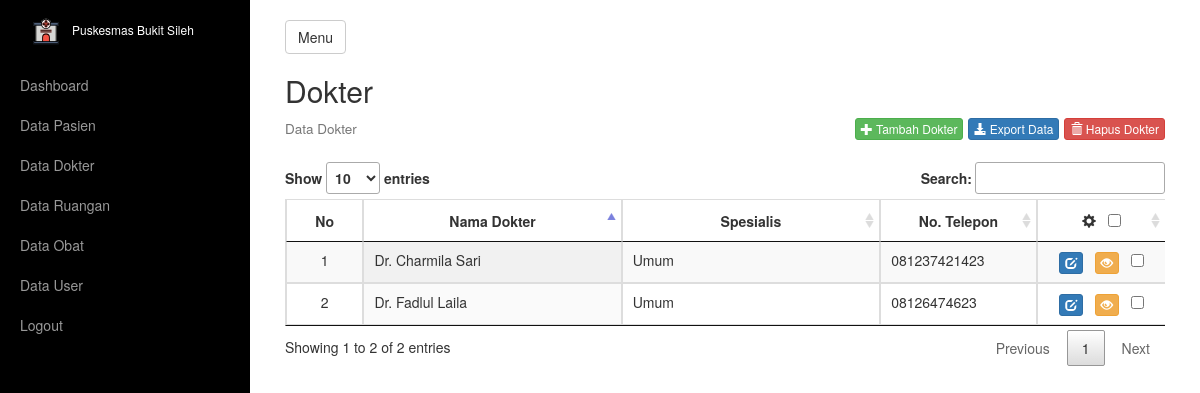
Page /dokter/index.php (signed in) on the committed database.
### tables this page shows
CREATE TABLE `tb_dokter` (
  `id_dokter` varchar(150) NOT NULL,
  `nama_dokter` varchar(200) NOT NULL,
  `jenis_kelamin` enum('Pria','Wanita') NOT NULL,
  `spesialis` varchar(100) NOT NULL,
  `alamat` text NOT NULL,
  `no_telp` varchar(15) NOT NULL
);

### dokter/index.php (the view, shortened to what this page needs)
<?php include_once '../_header.php'; ?>
<div class="box">
    <h2>Dokter</h2>
    <h4 style="margin-bottom: 25px;">
        <small>Data Dokter</small>
        <div class="pull-right">
            <a href="form_dokter.php" class="btn btn-success btn-xs"><i class="glyphicon glyphicon-plus"></i>&nbsp;Tambah Dokter</a>
            <a href="../export/data_dokter.php" class="btn btn-primary btn-xs"><i class="glyphicon glyphicon-download-alt"></i>&nbsp;Export Data</a>
            <button class="btn btn-danger btn-xs" id="hapus_dokter"><i class="glyphicon glyphicon-trash"></i>&nbsp;Hapus Dokter</button>
        </div>
    </h4>
    <form name="proses" method="POST">
        <div class="table-responsive">
            <table id="dataTable" class="display table table-striped table-bordered table-hover" style="width: 100%;">
                <thead>
                    <tr>
                        <th style="width: 5%; text-align: center;">No</th>
                        <th style="width: 20%; text-align: center;">Nama Dokter</th>
                        <th style="width: 20%; text-align: center;">Spesialis</th>
                        <th style="width: 10%; text-align: center;">No. Telepon</th>
                        <th style="width: 10%; text-align: center;"><i class="glyphicon glyphicon-cog"></i> &nbsp; <input type="checkbox" id="select_all"></th>
                    </tr>
                </thead>
                <tbody>
                    <?php
                    $sql_select_dokter = mysqli_query($connect, "SELECT * FROM tb_dokter");
                    while ($data_dokter = mysqli_fetch_array($sql_select_dokter)) {
                    ?>
                        <tr>
                            <td></td>
                            <td><?= $data_dokter['nama_dokter']; ?></td>
                            <td><?= $data_dokter['spesialis']; ?></td>
                            <td><?= $data_dokter['no_telp']; ?></td>
                            <td style="vertical-align: middle; text-align: center;">
                                <a href="form_dokter.php?id=<?= $data_dokter['id_dokter']; ?>" class="btn btn-primary btn-xs"><i class="glyphicon glyphicon-edit"></i></a>&nbsp;&nbsp;
                                <a href="detail_dokter.php?id=<?= $data_dokter['id_dokter']; ?>" class="btn btn-warning btn-xs"><i class="glyphicon glyphicon-eye-open"></i></a>&nbsp;&nbsp;
                                <input type="checkbox" name="checked[]" class="check" value="<?= $data_dokter['id_dokter']; ?>">
                            </td>
                        </tr>
                    <?php } ?>
                </tbody>
            </table>
        </div>
    </form>
</div>
<?php include_once '../_footer.php'; ?>

### _assets/css/style.css (style rules this page uses)
th.dt-center, td.dt-center { text-align: center; }

### rows in the picture
tb_dokter: nama_dokter "Dr. Fadlul Laila", spesialis "Umum", no_telp "08126474623"
tb_dokter: nama_dokter "Dr. Charmila Sari", spesialis "Umum", no_telp "081237421423"
